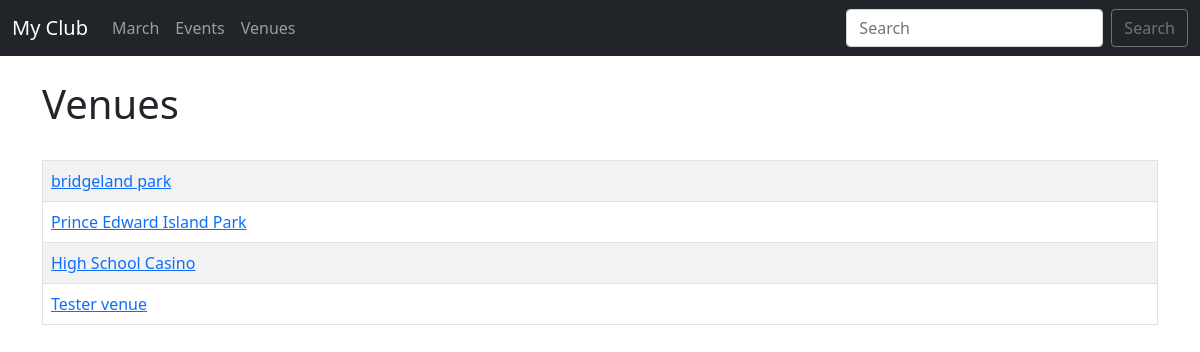
Before: /list_venues/ with the older database file.
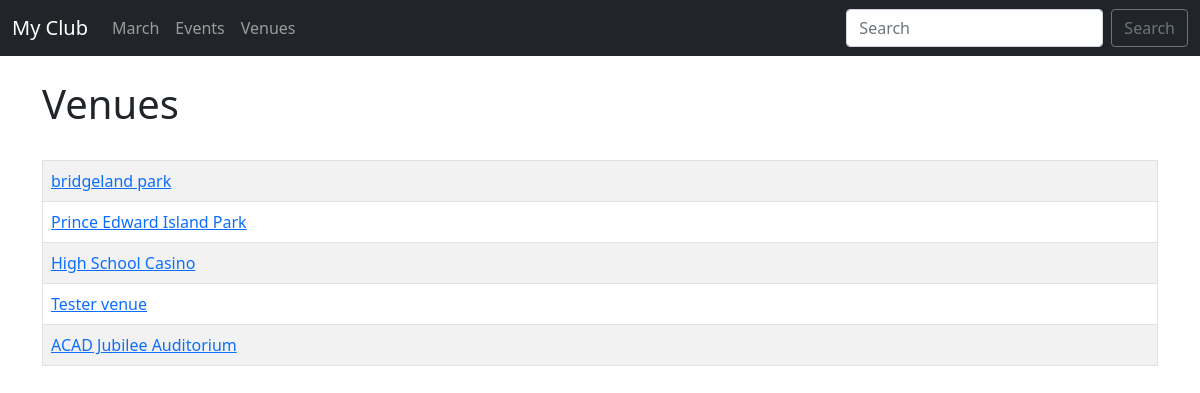
After: the same page with the newer database file.
### events/models.py (models this page shows)
class Venue(models.Model):
    name            = models.CharField('Venue Name', max_length=120)
    address         = models.CharField(max_length=300)
    zip_code        = models.CharField('Zip Code', max_length=12)
    phone           = models.CharField('Contact Phone', max_length=25, blank=True)
    web             = models.URLField('Website Address', blank=True)
    email_address   = models.EmailField('Email', blank=True)
    def __str__(self):
        return self.name

### events/views.py (the view)
# urls.py: path('list_venues/', views.list_venues, name='list-venues'),
def list_venues(request):
    venue_list = Venue.objects.all()
    return render(request, 'events/venues.html', {'venue_list': venue_list})

### events/templates/events/venues.html
{% extends 'base.html' %}
{% block content %}
    <h1>Venues</h1>
    <br>
    <table class="table table-striped table-hover table-bordered">
        {% for venue in venue_list %}
        <tr>
            <td>
                <a href="{% url 'events:show-venue' venue.id %}">{{ venue }}</a>
            </td>
        </tr>
        {% endfor %}
    </table>
{% endblock %}

### events/templates/base.html (shortened to what this page needs)
<!DOCTYPE html>
<html lang="en-us">
    <head>
        <link rel="stylesheet" href="">
        <link href="https://cdn.jsdelivr.net/npm/bootstrap@5.0.2/dist/css/bootstrap.min.css" rel="stylesheet">
    </head>
    <body>
        {% include 'partials/navbar.html' %}
        <br>
        <div class="container">
        {% block content %}
        {% endblock %}
         </div>
    </body>
</html>

### events/templates/partials/navbar.html (shortened to what this page needs)
<nav class="navbar navbar-expand-lg navbar-dark bg-dark">
    <div class="container-fluid">
        <a href="{% url 'events:home' '2024' 'May' %}" class="navbar-brand">My Club</a>
        <div class="collapse navbar-collapse" id="navbarSupportContent">
            <ul class="navbar-nav me-auto mb-2 mb-lg-0">
                <li class="nav-time">
                    <a href="{% url 'events:home' '2024' 'May' %}" class="nav-link">March</a>
                </li>
                <li>
                    <a href="{% url 'events:event-list' %}" class="nav-link">Events</a>
                </li>
                <li>
                    <a href="{% url 'events:list-venues' %}" class="nav-link">Venues</a>
                </li>
            </ul>
            <form action="" class="d-flex" method="POST" action="{% url 'events:search-venues' %}">
                <input type="text" class="form-control me-2" type="search" placeholder="Search" aria-label="Search">
                <button type="Submit" class="btn btn-outline-secondary" >Search</button>
            </form>
        </div>
    </div>
</nav>

Changed rows visible on the page:
added Venue: name "ACAD Jubilee Auditorium"
